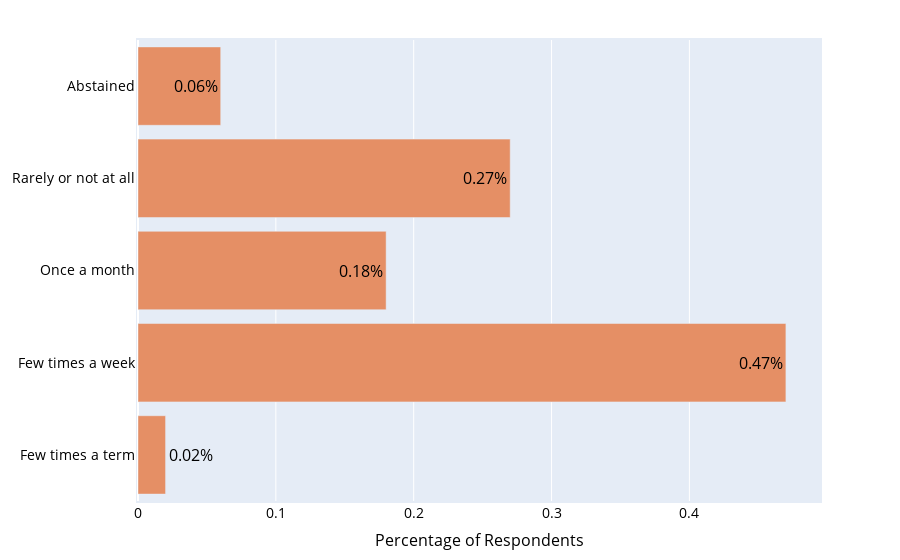

Write notebook code for a chart like this one.
### Markdown cell above
# Slide 5 - How often did you drink?

### Code cell
top_labels = ['Few times a term', 'Few times a week', 'Once a month', 'Rarely or not at all', 'Abstained']
colors = ['rgb(217,96,37)', 'rgb(222,111,57)', 'rgb(229,143,101)', 'rgb(236,175,145)', 'rgb(236,175,145)']
values = [0.02, 0.47, 0.18, 0.27, 0.06]
y_data = ['How often did you drink?']

fig = go.Figure(data=[go.Bar(x=values, 
                             y=top_labels, 
                             text=values, 
                             marker_color='rgb(229,143,101)',
                             textfont_color='#000000',
                             orientation='h',
                             textfont_size=16
                             )])
fig.update_layout(
    yaxis=dict(
        #categoryorder='total ascending', 
        color='#000000',
        titlefont_size=16,
        tickfont_size=14
    ), 
    xaxis=dict(
        title='Percentage of Respondents',
        color='#000000',
        titlefont_size=16,
        tickfont_size=14
    ),
    bargap=0.15, 
    margin=dict(l=80, r=80, t=40, b=40, pad=2))
fig.update_traces(texttemplate='%{text}%', textposition='auto')
iplot(fig)
fig.write_image("presentationImages/SOCIAL_S5_HowOftenDrink_MonoColors.png", width=800, height=800)

### Figure 1 — Plotly figure (JSON) as saved in the notebook; plotly's stock layout.template omitted (floating-point values rounded to 4 significant figures)
{"data": [{"marker": {"color": "rgb(229,143,101)"}, "orientation": "h", "text": ["0.02", "0.47", "0.18", "0.27", "0.06"], "textfont": {"color": "#000000", "size": 16}, "textposition": "auto", "texttemplate": "%{text}%", "type": "bar", "x": [0.02, 0.47, 0.18, 0.27, 0.06], "y": ["Few times a term", "Few times a week", "Once a month", "Rarely or not at all", "Abstained"]}], "layout": {"bargap": 0.15, "margin": {"b": 40, "l": 80, "pad": 2, "r": 80, "t": 40}, "xaxis": {"color": "#000000", "tickfont": {"size": 14}, "title": {"font": {"size": 16}, "text": "Percentage of Respondents"}}, "yaxis": {"color": "#000000", "tickfont": {"size": 14}, "title": {"font": {"size": 16}}}}}
